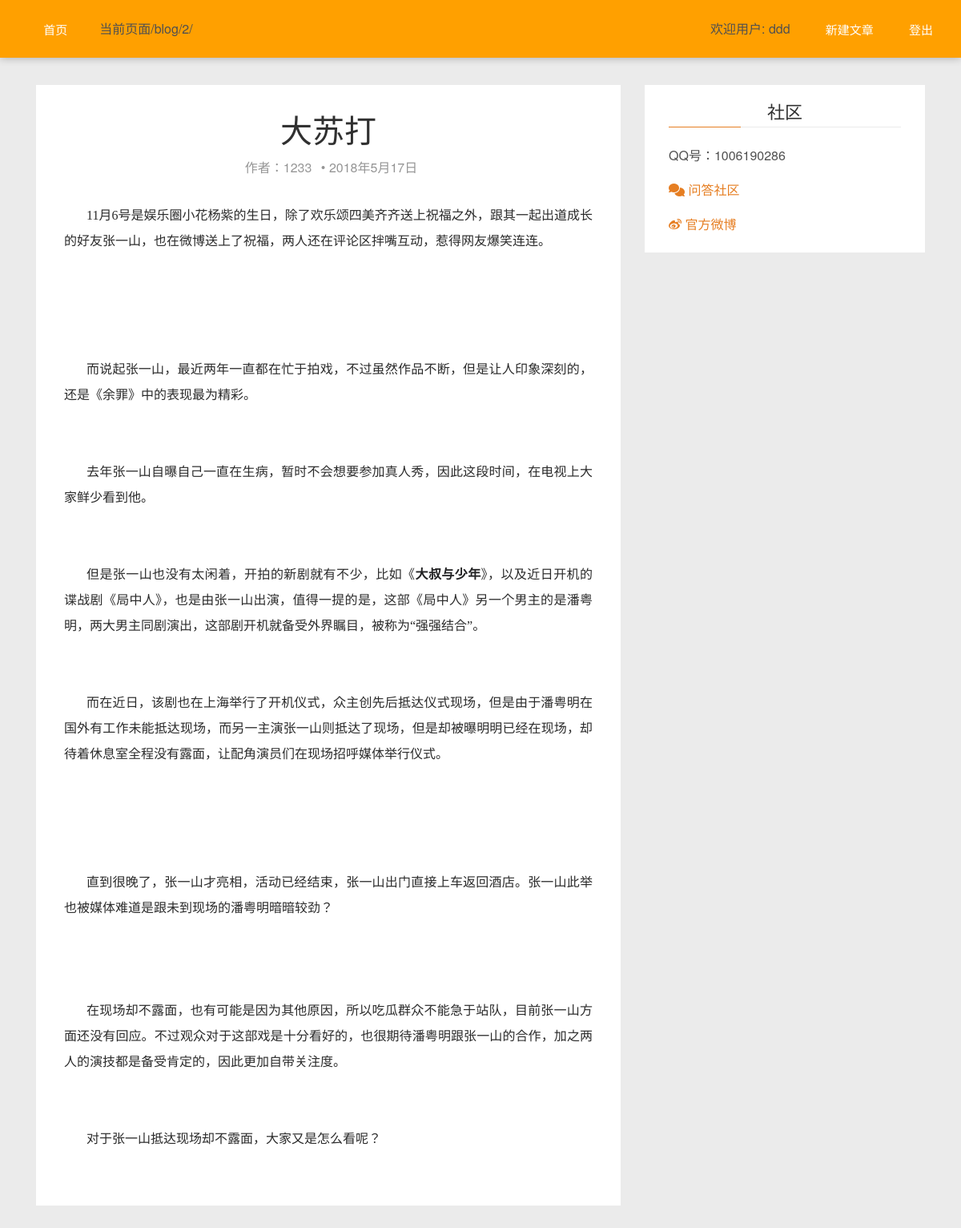
Page /blog/2/ (signed in) on the committed database.
### blog/models.py (models this page shows)
class Blog(models.Model):
    user = models.ForeignKey(User, on_delete=models.CASCADE) #博客作者
    title = models.CharField(max_length=50, unique=True)   #博客题目
    publish_time = models.DateTimeField(auto_now_add=True) #博客创建时间
    update_time = models.DateTimeField(auto_now=True) #博客更新时间
    content = HTMLField() #博客内容
    blog_id = models.IntegerField(primary_key=True, db_column='blog_id')  #博客id
    star_num = models.IntegerField(default=0) #点赞数
    reply_num = models.IntegerField(default=0) #评论数
    watch_num = models.IntegerField(default=0) #查看数
    class Meta:
        db_table = "blog"

### blog/blog_interface.py (the view)
# urls.py: path('<int:blog_id>/', blog_interface.get_blog, name="blogs"),
def get_blog(request,blog_id):
    info = Blog.objects.get(pk=blog_id)
    content = info.content.encode()
    return render(request, 'blog/blog.html', context={'info': info, 'content':content})

### blog/templates/blog/blog.html (shortened to what this page needs)
{% extends "index.html" %}
{% block content %}
    <article id='{{ info.blog_id }}' class="post">
        <div class="post-head">
            <h1 class="post-title">{{ info.title }}</h1>
            <div class="post-meta">
                <span class="author">作者：{{info.user}}</span> &bull;
                <time class="post-date" datetime="{{info.update_time}}" title="{{info.update_time}}">2018年5月17日</time>
            </div>
        </div>
        <div class="post-content">
            {% autoescape off %}
            {{ info.content }}
            {% endautoescape %}
        </div>
    </article>
{% endblock content %}

### blog/templates/blog/index.html (shortened to what this page needs)
{% load static %}
<!DOCTYPE html>
<html lang="en">
<head>
    <link rel="stylesheet" href="https://staff.bootcss.com/npm/font-awesome@4.7.0/css/font-awesome.min.css">
    <link rel='stylesheet' href="{% static 'blog/test1.css' %}" />
    <link rel='stylesheet' href="{% static 'blog/screen.css' %}" />
</head>
<body>
    <nav class="navbar navbar-default navbar-fixed-top navbar-orange">
        <div class="container">
            <div class="collapse navbar-collapse" id="main-menu">
                <ul class='nav navbar-nav'>
                    <li><a href="{% url "index" %}"> 首页</a></li>
                    <li>
                        <p> 当前页面{{ request.path }}</p>
                    </li>
                </ul>
                <ul class="nav navbar-nav navbar-right">
                    {% if request.user.is_authenticated %}
                    <li>
                        <p>欢迎用户: {{ request.user.username }}
                    </li>
                    <li><a href="{% url "add_blog" %}"> 新建文章</a></li>
                    <li><a href="{% url "logout" %}"> 登出</a></li>
                    {% else %}
                    <li><a href="{% url "login" %}"><i class="fa fa-lock"></i> 登录</a></li>
                    <li><a href="{% url "register" %}"><i class="fa fa-login"></i> 注册</a></li>
                    {% endif %}
                </ul>
            </div>
        </div>
    </nav>
    <section class="features" id="features">
        <br><br>
        <div class="container">
            <main class="col-md-8 main-content">
                {% block content %}{% endblock content %}
            </main>
            <aside class="col-md-4 sidebar">
                <div class="widget">
                    <h4 class="title">社区</h4>
                    <div class="content community">
                        <p>QQ号：1006190286</p>
                        <p><a href="http://wenda.ghostchina.com/" title="Ghost中文网问答社区" target="_blank" onclick="_hmt.push(['_trackEvent', 'big-button', 'click', '问答社区'])"><i
                                    class="fa fa-comments"></i> 问答社区</a></p>
                        <p><a href="http://weibo.com/ghostchinacom" title="Ghost中文网官方微博" target="_blank" onclick="_hmt.push(['_trackEvent', 'big-button', 'click', '官方微博'])"><i
                                    class="fa fa-weibo"></i> 官方微博</a></p>
                    </div>
                </div>
        </div>
    </section>
</body>
</html>

### blog/static/blog/screen.css (style rules this page uses)
html, body { color: #505050; line-height: 1.75em; background: #ebebeb; position: relative; font-family: "Helvetica Neue", Helvetica, Arial, "Hiragino Sans GB", "Hiragino Sans GB W3", "WenQuanYi Micro Hei", "Microsoft YaHei UI", "Microsoft YaHei", sans-serif; }
h1, h2, h3, h4, h5, h6 { font-weight: 400; color: #303030; }
h1 { font-size: 3em; }
h4 { font-size: 1.5em; }
a { color: #e67e22; outline: none; }
.post { padding: 35px; background: #ffffff; margin-bottom: 35px; position: relative; overflow: hidden; }
.post .post-head { text-align: center; }
.post .post-head .post-title { margin: 0; font-size: 2.5em; line-height: 1em; }
.post .post-head .post-meta { color: #959595; margin: 14px 0 0px; }
.post .post-head .post-meta span { margin: 0px 7px; white-space: nowrap; }
.post .post-content { margin: 30px 0; }
.post-content { font: 400 18px/1.62 "Georgia", "Xin Gothic", "Hiragino Sans GB", "Droid Sans Fallback", "Microsoft YaHei", sans-serif; color: #444443; }
.post-content p { margin-top: 0; margin-bottom: 1.46em; }
.post-content strong, .post-content b { font-weight: 700; color: #222223; }
.sidebar .widget { background: #ffffff; padding: 21px 30px; }
.widget { margin-bottom: 35px; }
.widget .title { margin-top: 0; padding-bottom: 7px; border-bottom: 1px solid #ebebeb; margin-bottom: 21px; position: relative; }
.widget .title:after { content: ""; width: 90px; height: 1px; background: #e67e22; position: absolute; left: 0; bottom: -1px; }

### rows in the picture
Blog: title "大苏打", user "1233", content "11月6号是娱乐圈小花杨紫的生日，除了欢乐颂四美齐齐送上祝福之外，跟其一起出道成长的好友张一山，也在微博送上了祝福，两人还在评论区拌嘴互动，惹得网友爆笑连连。 而说起张一山，最近两年一直都在忙于拍戏，不过虽然作品不断，但是让人印象深刻的，还是《余罪》中的表现最为精彩。 去年张一山自曝自己一直在生病，暂时不会想要参加真人秀，因此这段时间，在电视上大家鲜少看到他。 但是张一山也没有太闲着，开拍的新剧就有不少，比如《 大叔与少年 》，以及近日开机的谍战剧《局中人》，也是由张一山出演，值得一提的是，这部《局中人》另一个男主的是潘粤明，两大男主同剧演出，这部剧开机就备受外界瞩目，被称为“强强结合”。 而在近日，该剧也在上海举行了开机仪式，众主创先后抵达仪式现场，但是由于潘粤明在国外有工作未能抵达现场，而另一主演张一山则抵达了现场，但是却被曝明明已经在现场，却待着休息室全程没有露面，让配角演员们在现场招呼媒体举行仪式。 直到很晚了，张一山才亮相，活动已经结束，张一山出门直接上车返回酒店。张一山此举也被媒体难道是跟未到现场的潘粤明暗暗较劲？ 在现场却不露面，也有可能是因为其他原因，所以吃瓜群众不能急于站队，目前张一山方面还没有回应。不过观众对于这部戏是十分看好的，也很期待潘粤明跟张一山的合作，加之两人的演技都是备受肯定的，因此更加自带关注度。 对于张一山抵达现场却不露面，大家又是怎么看呢？"

### other values in the picture
{{ request.path }} "/blog/2/"
{{ request.user.username }} "ddd"
